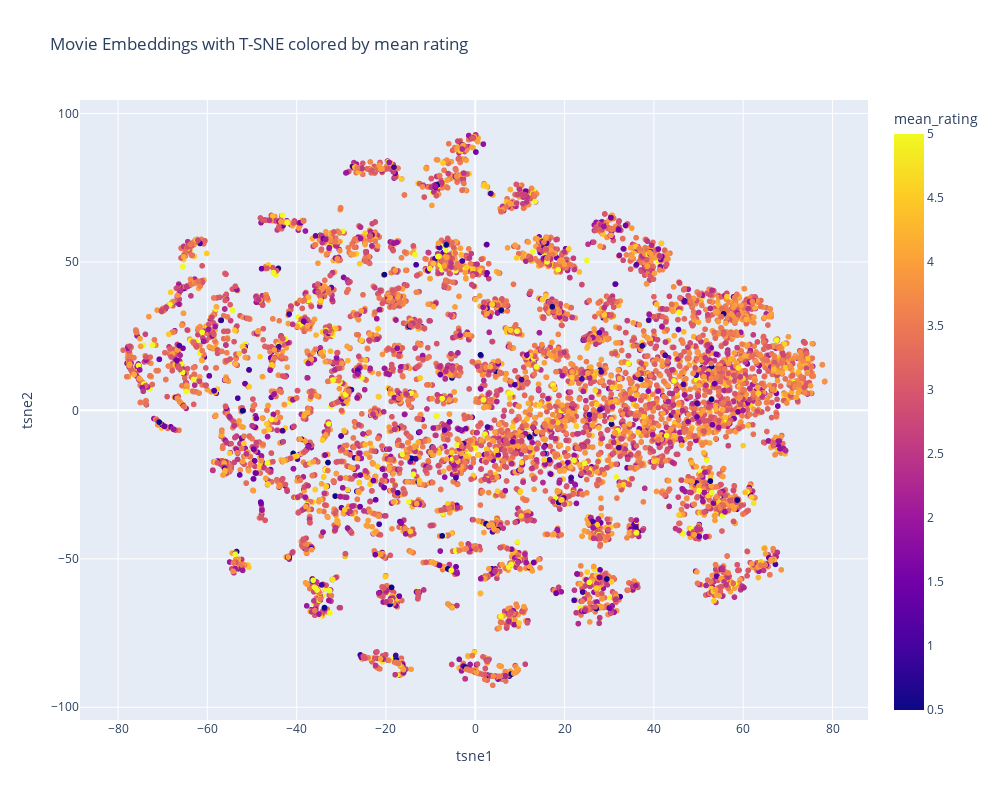

The notebook cell saved with this chart:
### Markdown cell above
Let's do the same with t-sne, an algorithm specialized for visualizing high dimensional spaces, you can read more about it there : https://en.wikipedia.org/wiki/T-distributed_stochastic_neighbor_embedding

### Code cell
from sklearn.manifold import TSNE

#TOFILL:

#récupérer les embedding values
movie_embedding_matrix = best_model.get_layer("q_i__movie_embedding").get_weights()[0] # [0] car get_weights return une liste [embedding_vector] et on veut accéder au contenu

#scalling des embedding values
scaler = StandardScaler()
movie_embedding_scalled = scaler.fit_transform(movie_embedding_matrix)

#application TSNE sur les embedding values
tsne = TSNE(n_components=2, perplexity=30, max_iter=1000)
movie_embedding_2D_tsne = tsne.fit_transform(movie_embedding_scalled)

#création des labels:
movie_ids = dataset["movieId"].unique()
movie_id_df = pd.DataFrame({'movieId': movie_ids})
movie_with_titles = movie_id_df.merge(df_movies, on='movieId', how='left')
labels = movie_with_titles['title']


# Calculer la moyenne des ratings par film (pour ajouter de la couleur)
mean_ratings = dataset.groupby('movieId')['rating'].mean().reset_index()
mean_ratings.columns = ['movieId', 'mean_rating']

df_proj = pd.DataFrame({
    'movieId': movie_with_titles['movieId'],
    'tsne1' : movie_embedding_2D_tsne[:, 0], 
    'tsne2': movie_embedding_2D_tsne[:, 1],
    'title': labels })

# Fusionner avec la moyenne des ratings --> fait le lien entre la moyenne calculée avant, pour avoir les info de note moyenne relié aux noms des films via movieId
df_proj = df_proj.merge(mean_ratings, on='movieId', how='left')

# Visualisation avec couleur selon la moyenne des notes
fig = px.scatter(
    df_proj,
    x='tsne1',
    y='tsne2',
    color='mean_rating',
    hover_data=["title", "mean_rating"],
    title="Movie Embeddings with T-SNE colored by mean rating",
    color_continuous_scale='Plasma',
    width=1000,
    height=800
)

fig.show()

### Figure 1 — Plotly figure (JSON) as saved in the notebook; plotly's stock layout.template omitted (floating-point values rounded to 4 significant figures; data arrays with more than 128 entries replaced by an {"elided": "..."} marker saying what was removed)
{"data": [{"customdata": {"elided": "9724x2 mixed values"}, "hovertemplate": "tsne1=%{x}<br>tsne2=%{y}<br>title=%{customdata[0]}<br>mean_rating=%{marker.color}<extra></extra>", "legendgroup": "", "marker": {"color": {"elided": "9724 float values"}, "coloraxis": "coloraxis", "symbol": "circle"}, "mode": "markers", "name": "", "showlegend": false, "type": "scattergl", "x": {"elided": "9724 float values"}, "xaxis": "x", "y": {"elided": "9724 float values"}, "yaxis": "y"}], "layout": {"coloraxis": {"colorbar": {"title": {"text": "mean_rating"}}, "colorscale": [[0, "#0d0887"], [0.1111, "#46039f"], [0.2222, "#7201a8"], [0.3333, "#9c179e"], [0.4444, "#bd3786"], [0.5556, "#d8576b"], [0.6667, "#ed7953"], [0.7778, "#fb9f3a"], [0.8889, "#fdca26"], [1, "#f0f921"]]}, "height": 800, "legend": {"tracegroupgap": 0}, "title": {"text": "Movie Embeddings with T-SNE colored by mean rating"}, "width": 1000, "xaxis": {"anchor": "y", "domain": [0, 1], "title": {"text": "tsne1"}}, "yaxis": {"anchor": "x", "domain": [0, 1], "title": {"text": "tsne2"}}}}
